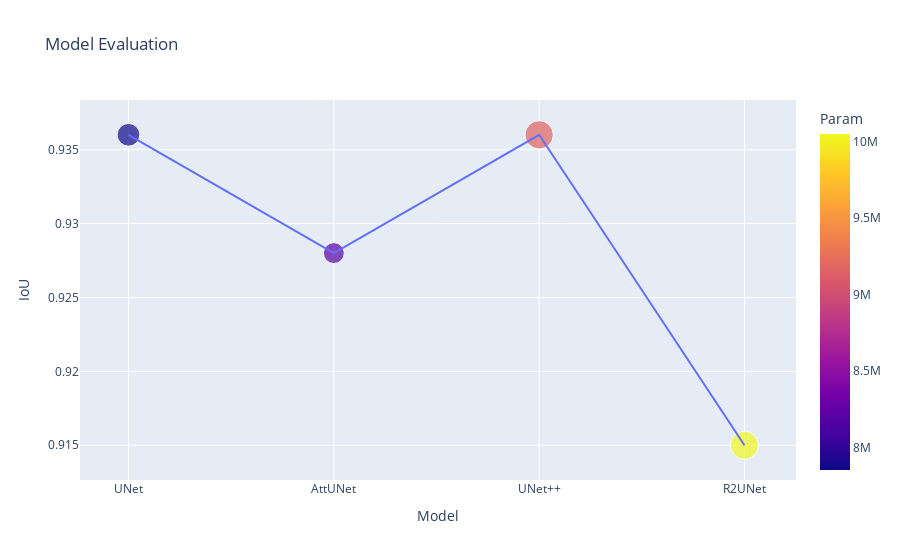

The cell this chart's notebook holds for it:
### Code cell
import plotly.express as px
import pandas as pd

# Data
data = {
    'No': [1, 2, 3, 4],
    'Model': ['UNet', 'AttUNet', 'UNet++', 'R2UNet'],
    'IoU': [0.936, 0.928, 0.936, 0.915],
    'Time': [7.73, 6.563, 11.973, 11.837],
    'Param': [7851969, 8202053, 9162753, 10050241]
}

df = pd.DataFrame(data)

### Figure 1 — Plotly figure (JSON) as saved in the notebook; plotly's stock layout.template omitted (floating-point values rounded to 4 significant figures)
{"data": [{"customdata": [[7.73, 7851969], [6.563, 8202053], [11.97, 9162753], [11.84, 10050241]], "hovertemplate": "Model=%{x}<br>IoU=%{y}<br>Time=%{customdata[0]}<br>Param=%{marker.color}<extra></extra>", "legendgroup": "", "marker": {"color": [7851969, 8202053, 9162753, 10050241], "coloraxis": "coloraxis", "size": [7.73, 6.563, 11.97, 11.84], "sizemode": "area", "sizeref": 0.02993, "symbol": "circle"}, "mode": "markers", "name": "", "orientation": "v", "showlegend": false, "type": "scatter", "x": ["UNet", "AttUNet", "UNet++", "R2UNet"], "xaxis": "x", "y": [0.936, 0.928, 0.936, 0.915], "yaxis": "y"}, {"hovertemplate": "Model=%{x}<br>IoU=%{y}<extra></extra>", "legendgroup": "", "line": {"color": "#636efa", "dash": "solid"}, "marker": {"symbol": "circle"}, "mode": "lines", "name": "", "orientation": "v", "showlegend": false, "type": "scatter", "x": ["UNet", "AttUNet", "UNet++", "R2UNet"], "xaxis": "x", "y": [0.936, 0.928, 0.936, 0.915], "yaxis": "y"}], "layout": {"coloraxis": {"colorbar": {"title": {"text": "Param"}}, "colorscale": [[0, "#0d0887"], [0.1111, "#46039f"], [0.2222, "#7201a8"], [0.3333, "#9c179e"], [0.4444, "#bd3786"], [0.5556, "#d8576b"], [0.6667, "#ed7953"], [0.7778, "#fb9f3a"], [0.8889, "#fdca26"], [1, "#f0f921"]]}, "legend": {"itemsizing": "constant", "tracegroupgap": 0}, "title": {"text": "Model Evaluation"}, "xaxis": {"anchor": "y", "domain": [0, 1], "title": {"text": "Model"}}, "yaxis": {"anchor": "x", "domain": [0, 1], "title": {"text": "IoU"}}}}
